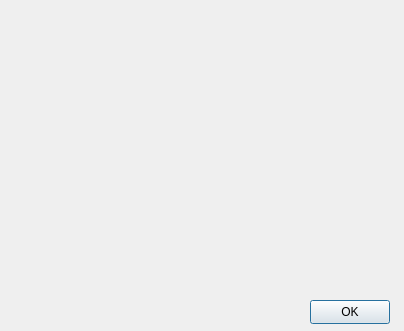
<?xml version="1.0" encoding="UTF-8"?>
<ui version="4.0">
 <class>HelpForm</class>
 <widget class="QDialog" name="HelpForm">
  <property name="geometry">
   <rect>
    <x>0</x>
    <y>0</y>
    <width>404</width>
    <height>331</height>
   </rect>
  </property>
  <property name="windowTitle">
   <string>Help</string>
  </property>
  <widget class="QLabel" name="label_text">
   <property name="geometry">
    <rect>
     <x>10</x>
     <y>10</y>
     <width>381</width>
     <height>281</height>
    </rect>
   </property>
   <property name="styleSheet">
    <string notr="true"/>
   </property>
   <property name="text">
    <string/>
   </property>
   <property name="alignment">
    <set>Qt::AlignLeading|Qt::AlignLeft|Qt::AlignTop</set>
   </property>
  </widget>
  <widget class="QPushButton" name="btn_Ok">
   <property name="geometry">
    <rect>
     <x>310</x>
     <y>300</y>
     <width>80</width>
     <height>24</height>
    </rect>
   </property>
   <property name="text">
    <string>OK</string>
   </property>
  </widget>
 </widget>
 <resources/>
 <connections/>
</ui>
